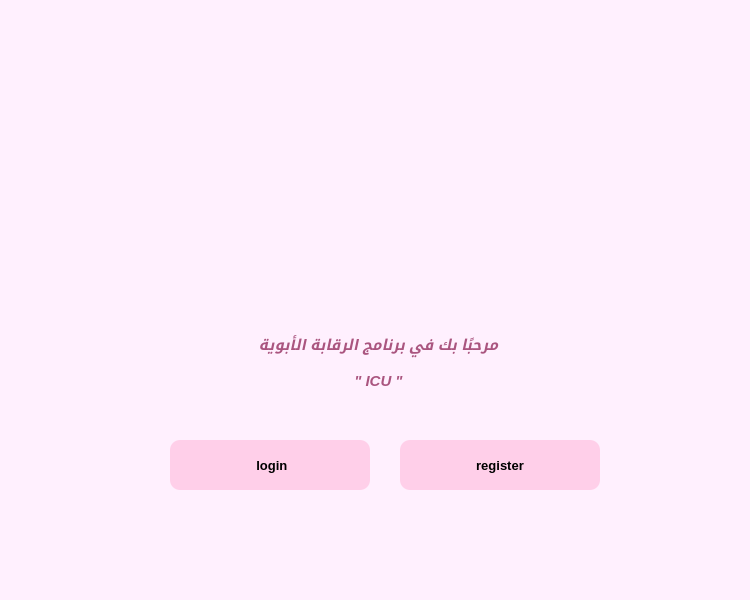
<?xml version="1.0" encoding="UTF-8"?>
<ui version="4.0">
 <class>Dialog</class>
 <widget class="QDialog" name="Dialog">
  <property name="geometry">
   <rect>
    <x>0</x>
    <y>0</y>
    <width>750</width>
    <height>600</height>
   </rect>
  </property>
  <property name="windowTitle">
   <string>Dialog</string>
  </property>
  <widget class="QWidget" name="StartPage" native="true">
   <property name="geometry">
    <rect>
     <x>-10</x>
     <y>-70</y>
     <width>761</width>
     <height>691</height>
    </rect>
   </property>
   <property name="styleSheet">
    <string notr="true">background-color: rgb(255, 240, 254)</string>
   </property>
   <widget class="QPushButton" name="login">
    <property name="geometry">
     <rect>
      <x>180</x>
      <y>510</y>
      <width>200</width>
      <height>50</height>
     </rect>
    </property>
    <property name="font">
     <font>
      <family>Nirmala UI</family>
      <pointsize>10</pointsize>
      <weight>75</weight>
      <bold>true</bold>
     </font>
    </property>
    <property name="cursor">
     <cursorShape>PointingHandCursor</cursorShape>
    </property>
    <property name="styleSheet">
     <string notr="true">QPushButton:hover{
	background-color:white;
	border-top-left-radius: 10px;
	border-bottom-left-radius: 10px;
border-top-right-radius: 10px;
	border-bottom-right-radius: 10px;

}

QPushButton{
background-color: rgb(255, 207, 233);
border-color: qradialgradient(spread:pad, cx:0.5, cy:0.5, radius:0.5, fx:0.5, fy:0.5, stop:0 rgba(0, 0, 0, 0), stop:0.52 rgba(0, 0, 0, 0), stop:0.565 rgba(82, 121, 76, 33), stop:0.65 rgba(159, 235, 148, 64), stop:0.721925 rgba(255, 238, 150, 129), stop:0.77 rgba(255, 128, 128, 204), stop:0.89 rgba(191, 128, 255, 64), stop:1 rgba(0, 0, 0, 0));
border-radius:30px;
	border-top-left-radius: 10px;
	border-bottom-left-radius: 10px;
border-top-right-radius: 10px;
	border-bottom-right-radius: 10px;

}</string>
    </property>
    <property name="text">
     <string> login</string>
    </property>
   </widget>
   <widget class="QLabel" name="logo">
    <property name="enabled">
     <bool>true</bool>
    </property>
    <property name="geometry">
     <rect>
      <x>230</x>
      <y>140</y>
      <width>400</width>
      <height>300</height>
     </rect>
    </property>
    <property name="minimumSize">
     <size>
      <width>400</width>
      <height>300</height>
     </size>
    </property>
    <property name="maximumSize">
     <size>
      <width>400</width>
      <height>300</height>
     </size>
    </property>
    <property name="styleSheet">
     <string notr="true">image: url(:/logo/ICU_logo.png);</string>
    </property>
    <property name="text">
     <string>&lt;html&gt;&lt;head/&gt;&lt;body&gt;&lt;p&gt;&lt;img src=&quot;:/logo/PycharmProjects/ICU/ICU_logo_.png&quot;/&gt;&lt;/p&gt;&lt;/body&gt;&lt;/html&gt;</string>
    </property>
   </widget>
   <widget class="QPushButton" name="registerr">
    <property name="geometry">
     <rect>
      <x>410</x>
      <y>510</y>
      <width>200</width>
      <height>50</height>
     </rect>
    </property>
    <property name="font">
     <font>
      <family>Nirmala UI</family>
      <pointsize>10</pointsize>
      <weight>75</weight>
      <bold>true</bold>
     </font>
    </property>
    <property name="cursor">
     <cursorShape>PointingHandCursor</cursorShape>
    </property>
    <property name="styleSheet">
     <string notr="true">
QPushButton:hover{
	background-color:white;
	border-top-left-radius: 10px;
	border-bottom-left-radius: 10px;
border-top-right-radius: 10px;
	border-bottom-right-radius: 10px;

}

QPushButton{
background-color: rgb(255, 207, 233);
border-color: qradialgradient(spread:pad, cx:0.5, cy:0.5, radius:0.5, fx:0.5, fy:0.5, stop:0 rgba(0, 0, 0, 0), stop:0.52 rgba(0, 0, 0, 0), stop:0.565 rgba(82, 121, 76, 33), stop:0.65 rgba(159, 235, 148, 64), stop:0.721925 rgba(255, 238, 150, 129), stop:0.77 rgba(255, 128, 128, 204), stop:0.89 rgba(191, 128, 255, 64), stop:1 rgba(0, 0, 0, 0));
border-radius:30px;
	border-top-left-radius: 10px;
	border-bottom-left-radius: 10px;
border-top-right-radius: 10px;
	border-bottom-right-radius: 10px;

}</string>
    </property>
    <property name="text">
     <string> register </string>
    </property>
   </widget>
   <widget class="QLabel" name="label">
    <property name="geometry">
     <rect>
      <x>240</x>
      <y>390</y>
      <width>301</width>
      <height>81</height>
     </rect>
    </property>
    <property name="text">
     <string>&lt;html&gt;&lt;head/&gt;&lt;body&gt;&lt;p align=&quot;center&quot;&gt;&lt;span style=&quot; font-size:11pt; font-weight:600; font-style:italic; color:#aa557f;&quot;&gt;مرحبًا بك في برنامج الرقابة الأبوية &lt;/span&gt;&lt;/p&gt;&lt;p align=&quot;center&quot;&gt;&lt;span style=&quot; font-size:11pt; font-weight:600; font-style:italic; color:#aa557f;&quot;&gt;&amp;quot; ICU &amp;quot; &lt;/span&gt;&lt;/p&gt;&lt;/body&gt;&lt;/html&gt;</string>
    </property>
   </widget>
  </widget>
 </widget>
 <resources>
  <include location="../../Desktop/logo.qrc"/>
 </resources>
 <connections/>
</ui>
